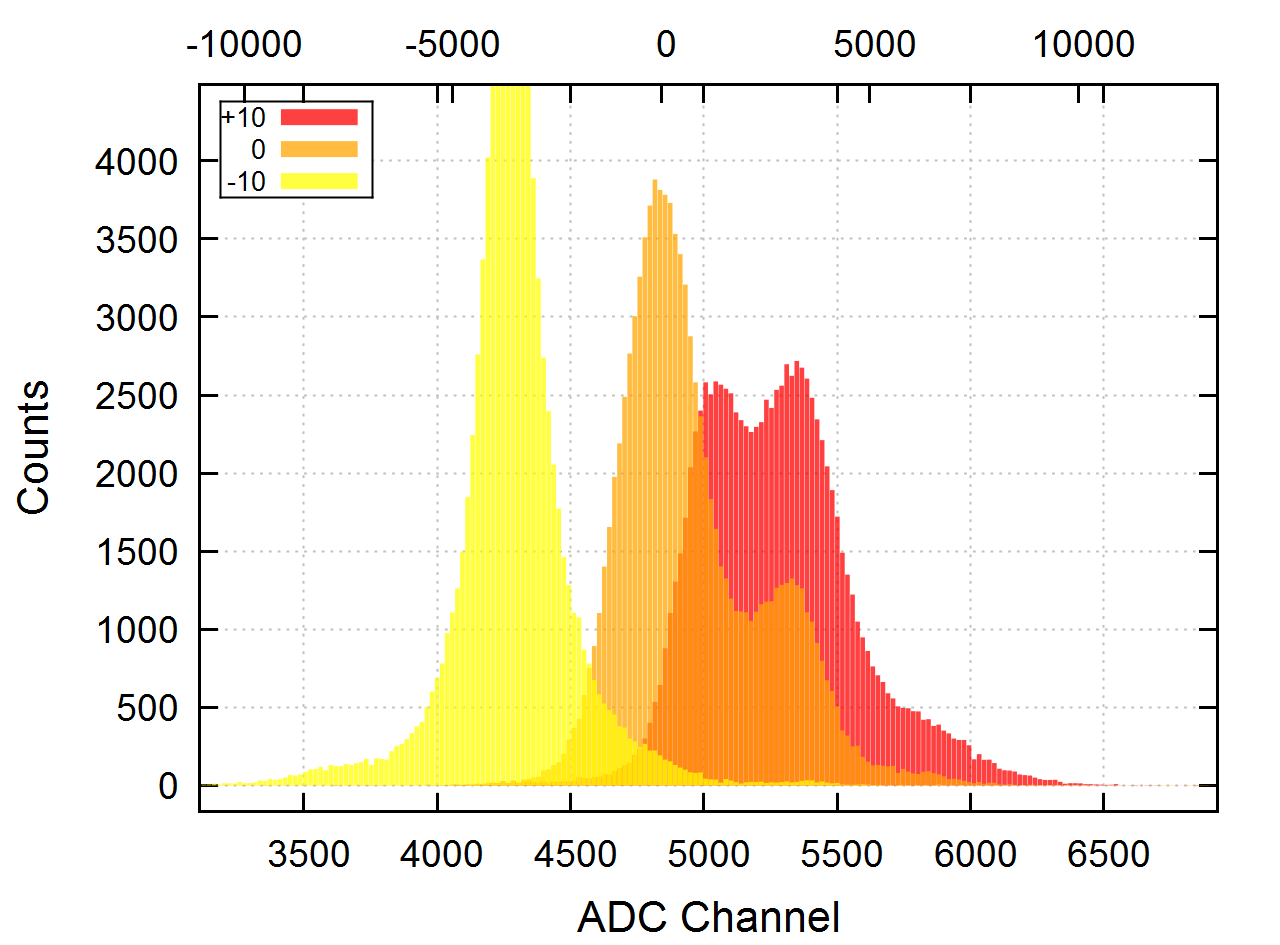

The script that drew this image:
# use with gnuplot

#set title "Single SiPM"

set terminal wxt size 1280,1024 enhanced font "Arial, 28"
set termoptions enhanced

set style line 101 lc "black" lt 1 lw 3 pt 9 ps 3 pi 2

set border front ls 101

set xlabel "ADC Channel" offset 0 font "Arial, 32"
set ylabel "Counts" offset 0 font "Arial, 32"

#set key outside
set key left top box lw 2
set key font ",20"

#set ytics 100
#set mytics 2
#set xtics 5
#set mxtics 2

set grid lc "grey" lw 2
#set grid mxtics
#set grid mytics

set style line 1 lc "red" 
set style line 2 lc "orange" 
set style line 3 lc "yellow" 
set style line 4 lc "green" 
set style line 5 lc "cyan" 
set style line 6 lc "blue" 
set style line 7 lc "#00008b" 

eichung(x)=6.3925*x-30944

set xrange [1000:8191]
set x2range [eichung(1000):eichung(8191)]
set x2tics

n=410
max=8191
min=0
width=(max-min)/n
hist(x,width)=width*floor(x/width)+width/2.0
set boxwidth width*0.9

set style fill transparent solid 0.75 noborder


plot \
	"pos0+10.txt" using (hist($0,width)):($1) smooth freq w boxes ls 1 title "+10", \
	"ze_20ns.txt" using (hist($0,width)):($1) smooth freq w boxes ls 2 title "0", \
	"pos0-10.txt" using (hist($0,width)):($1) smooth freq w boxes ls 3 title "-10", \

	
	
	
	
	
	
	
	
	
	
